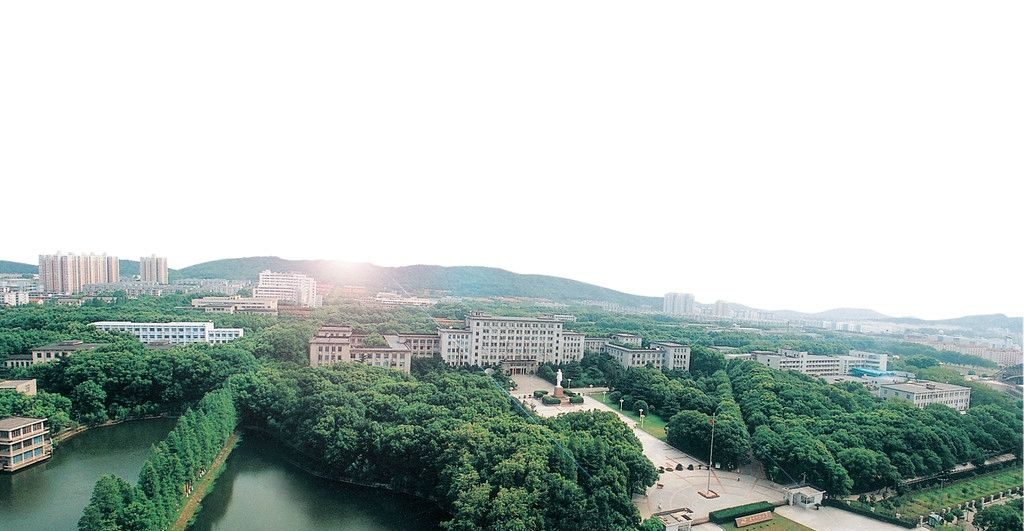
#> input picture 综合实验/hust.jpg, 1024 x 531 px, found by its file name
$ python sikaoti.py
#> lines starting #> are read from the running program, lines starting #| are printed output that depends on the picture; after the words box and inside, x2 and y2 are one past the last pixel; in counts of white or black regions, pixels touching at a corner belong together
import numpy as np
import cv2
cap = cv2.VideoCapture(0)
cap.set(5,10)
# 要替换的背景
img_back=cv2.imread('E:/python_opencv_test/hust.jpg')
#> img_back is the input picture: shape (531, 1024, 3); mean B, G, R 187.8, 192.5, 181.3
fourcc = cv2.VideoWriter_fourcc(*'XVID')
while True:
    ret,frame = cap.read()
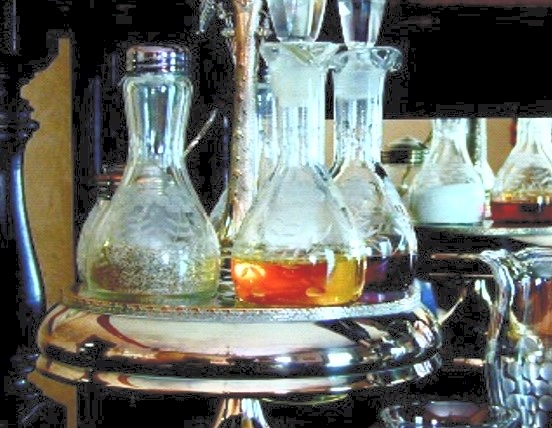
#> input picture python/lena2.jpg, 552 x 428 px, given in place of the camera
#> frame is the input picture: shape (428, 552, 3); mean B, G, R 104.5, 111, 107.2
    if ret == False:
        continue
    #获取图片的尺寸
    rows, cols, channels = frame.shape
#> rows = 428; cols = 552; channels = 3

    lower_color = np.array([120, 120, 120])
    upper_color = np.array([250, 250, 250])
    # 创建掩图
    fgmask = cv2.inRange(frame, lower_color, upper_color)
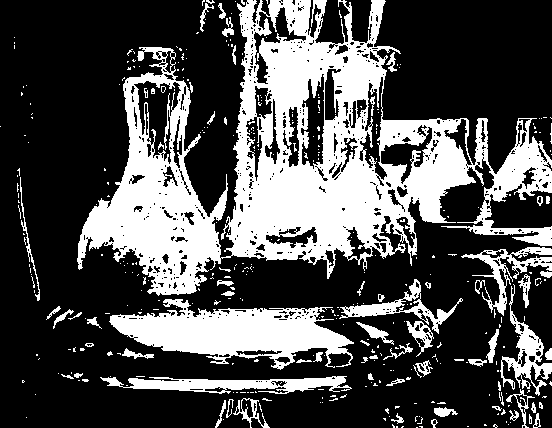
#> fgmask: shape (428, 552); 31.1% white; 385 white regions (319 under 20 px), largest, box (x1, y1, x2, y2) and area: (77, 0, 552, 296) 52291, (109, 299, 354, 370) 8933, (100, 376, 352, 394) 2394
    cv2.imshow('Mask', fgmask)

    # 腐蚀膨胀
    erode = cv2.erode(fgmask, None, iterations=1)
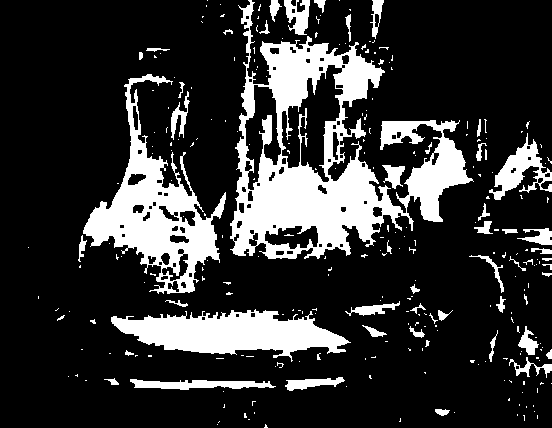
#> erode: shape (428, 552); 20.1% white; 271 white regions (218 under 20 px), largest, box (x1, y1, x2, y2) and area: (230, 0, 474, 259) 22179, (83, 74, 226, 294) 9687, (111, 309, 351, 362) 6973
    cv2.imshow('erode', erode)
    dilate = cv2.dilate(erode, None, iterations=1)
#> dilate: shape (428, 552); 27% white; 182 white regions (82 under 20 px), largest, box (x1, y1, x2, y2) and area: (229, 0, 475, 260) 29165, (77, 73, 227, 295) 12474, (110, 307, 352, 363) 7996
    cv2.imshow('dilate', dilate)

    rows, cols = dilate.shape
    img_back=img_back[0:rows,0:cols]
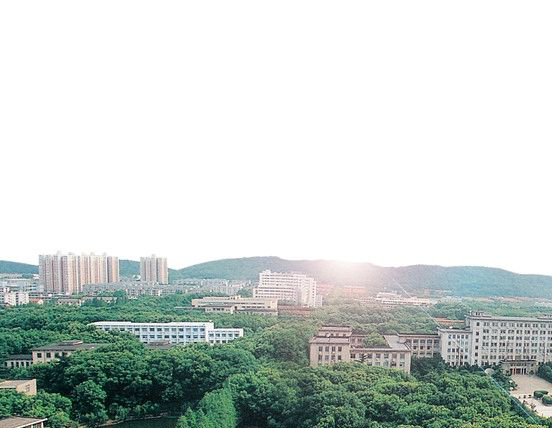
#> img_back: shape (428, 552, 3); mean B, G, R 206, 209.7, 202
    #print(img_back)
    # #根据掩图和原图进行抠图
    img2_fg = cv2.bitwise_and(img_back, img_back, mask=dilate)
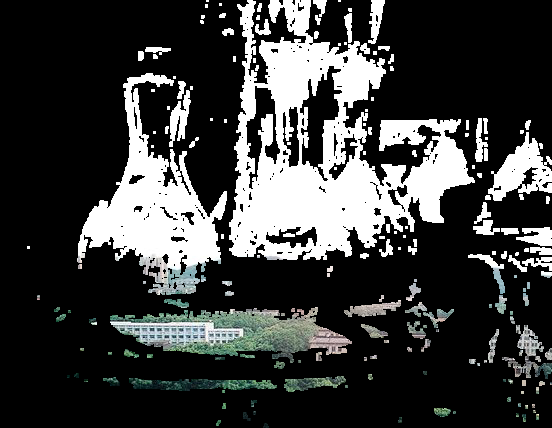
#> img2_fg: shape (428, 552, 3); mean B, G, R 60.9, 61.5, 60.3
    Mask_inv = cv2.bitwise_not(dilate)
    img3_fg = cv2.bitwise_and(frame, frame, mask=Mask_inv)
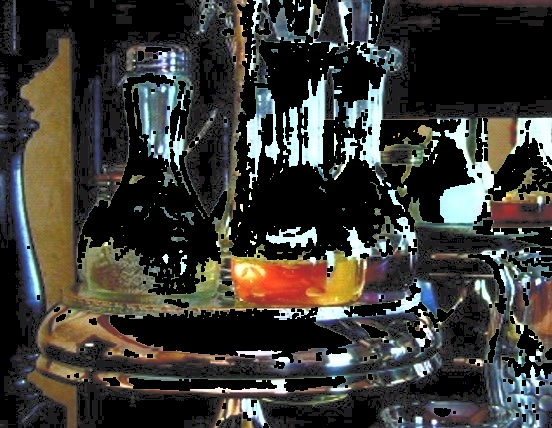
#> img3_fg: shape (428, 552, 3); mean B, G, R 52.9, 57.8, 59
    finalImg=img2_fg+img3_fg
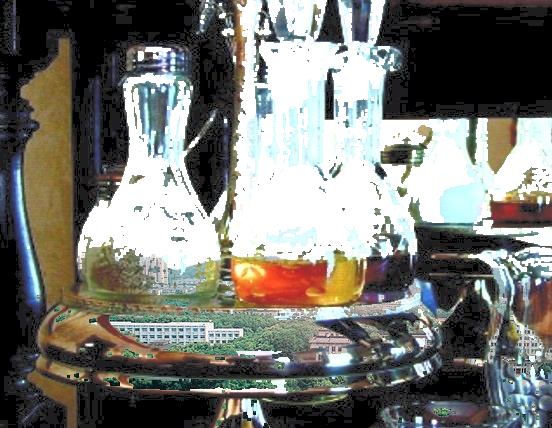
#> finalImg: shape (428, 552, 3); mean B, G, R 113.8, 119.2, 119.3
    cv2.imshow('res', finalImg)

    k = cv2.waitKey(10) & 0xFF
#> (key Esc is pressed here)
    if k == 27:
        break
    if k==ord('s'):
        out =cv2.VideoWriter('output.avi',fourcc,20.0,(640,480))
cap.release()
cv2.destroyAllWindows()
